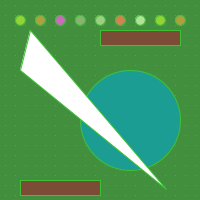
Frame 1 (no input)
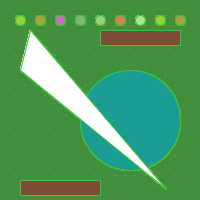
Frame 60 (the mouse pressed at the canvas centre just before this capture)
Frame 120 (the mouse held since frame 60 and released just before this capture): identical to frame 60, image omitted

The Processing sketch that drew these frames (run headless with seeded random() and noise(); from frame 60 on, the mouse is pressed at the canvas centre):

// Processing sketch: processing_96508
// ── processing_96508.pde

void setup () {
  size(200, 200);
  background(#42903D);
}

void draw() {
  stroke(#3FC137);
  int x=5 ;
  int y=5;
  for (x=5;x<200;x=x+10)//Repetição de Círculos para Grama
  {
    for (y=5;y<200;y=y+10)
    {
      point(x, y);
    }
  }

  fill(#1B9D93);
  ellipse(130, 120, 100, 100);//Lago
  fill(255);
  triangle(30, 30, 20, 70, 166, 189);//Marquise
  fill(#7C4D36);
  rect(100, 30, 80, 15);//Bancos
  rect(20, 180, 80, 15);//Bancos

  fill (#93D333);//Árvores
  ellipse(20, 20, 10, 10);
  fill (#AF9F40);
  ellipse(40, 20, 10, 10);
  fill (#CE68C1);
  ellipse(60, 20, 10, 10);
  fill (136, 180, 113);
  ellipse (80, 20, 10, 10);
  fill (157, 206, 131);
  ellipse (100, 20, 10, 10);
  fill (#D88053);
  ellipse (120, 20, 10, 10);
  fill (176, 227, 149);
  ellipse (140, 20, 10, 10);
  fill (#93D333);
  ellipse(160, 20, 10, 10);
  fill (#AF9F40);
  ellipse(180, 20, 10, 10);
}
